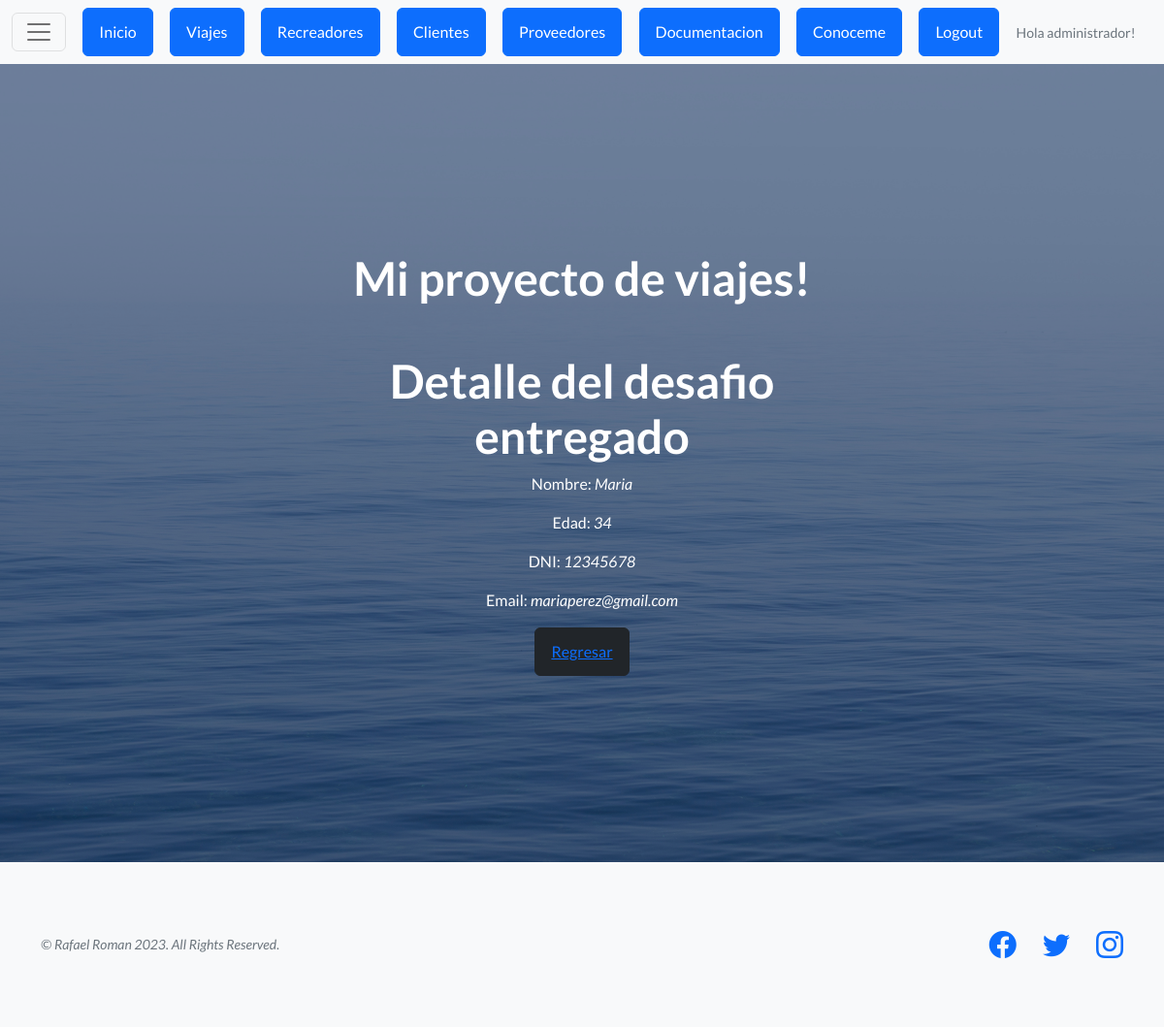
Page /proyecto/clientes/detalle//3/ (signed in) on the committed database.
### appexcursiones/models.py (models this page shows, shortened)
class Clientes(models.Model):
   nombre = models.CharField(max_length=50)
   apellido = models.CharField(max_length=50)
   dni = models.IntegerField()
   edad = models.IntegerField()
   email= models.EmailField(max_length=80)

### appexcursiones/views.py (the view)
# urls.py: path('clientes/detalle//<pk>/', views.ClientesDetailViews.as_view(), name="proyecto-clientes-detail"),
class ClientesDetailViews(LoginRequiredMixin, DetailView):
    model = Clientes
    template_name = "Appnuevo/clientes_detail.html"

### appexcursiones/templates/Appnuevo/clientes_detail.html
{% extends "Appnuevo/base.html" %}
{% load static %}
{% block contenido %}
<h1>Detalle del desafio entregado</h1>
<p>Nombre: <i>{{clientes.nombre}} {{recreadores.apellido}}</i></p>
<p>Edad: <i>{{clientes.edad}}</i></p>
<p>DNI: <i>{{clientes.dni}}</i></p>
<p>Email: <i>{{clientes.email}}</p>
<button type="button" class="btn btn-dark"><a href="{% url 'proyecto-clientes-list' %}">Regresar</a></button>
{% endblock contenido %}

### appexcursiones/templates/Appnuevo/base.html (shortened to what this page needs)
<!DOCTYPE html>
<html lang="en">
    <head>
        {% load static %}
        <link href="https://cdn.jsdelivr.net/npm/bootstrap-icons@1.5.0/font/bootstrap-icons.css" rel="stylesheet" type="text/css" />
        <link href="{% static 'Appnueva/css/styles.css' %}" rel="stylesheet" />
    </head>
    <body>
        <nav class="navbar navbar-light bg-light static-top">
            <div class="container-fluid">
                <button class="navbar-toggler" type="button" data-bs-toggle="collapse" data-bs-target="#navbarTogglerDemo01" aria-controls="navbarTogglerDemo01" aria-expanded="false" aria-label="Toggle navigation">
                 <span class="navbar-toggler-icon"></span>
                </button>
                <a class="btn btn-primary" href="{% url 'proyecto-inicio' %}">Inicio</a>
                <a class="btn btn-primary" href="{% url 'proyecto-viajes' %}">Viajes</a>
                <a class="btn btn-primary" href="{% url 'proyecto-recreadores-list' %}">Recreadores</a>
                <a class="btn btn-primary" href="{% url 'proyecto-clientes-list' %}">Clientes</a>
                <a class="btn btn-primary" href="{% url 'proyecto-proveedores-list' %}">Proveedores</a>
                <a class="btn btn-primary" href="{% url 'proyecto-documentacion-list' %}">Documentacion</a>
                <a class="btn btn-primary" href="{% url 'appdos-conoceme' %}">Conoceme</a>
                {% if request.user.is_authenticated %}
                    <a class="btn btn-primary" href="{% url 'auth-logout' %}">Logout</a>
                    <p class="small text-muted mb-4 mb-lg-0">Hola {{request.user.username}}!</p>
                {% else %}
                    <a class="btn btn-primary" href="{% url 'auth-login' %}">Login</a>
                    <p class="small text-muted mb-4 mb-lg-0">Hola Visitante</p>
                {% endif %}
            </div>
        </nav>
        <header class="masthead">
            <div class="container position-relative">
                <div class="row justify-content-center">
                    <div class="col-xl-6">
                        <div class="text-center text-white">
                            <h1 class="mb-5">Mi proyecto de viajes!</h1>
                            {% block  contenido %}
                            {% endblock  %}
                        </div>
                    </div>
                </div>
            </div>
        </header>
        <footer class="footer bg-light">
            <div class="container">
                <div class="row">
                    <div class="col-lg-6 h-100 text-center text-lg-start my-auto">
                        <p class="text-muted small mb-4 mb-lg-0">&copy; Rafael Roman 2023. All Rights Reserved.</p>
                    </div>
                    <div class="col-lg-6 h-100 text-center text-lg-end my-auto">
                        <ul class="list-inline mb-0">
                            <li class="list-inline-item me-4">
                                <a href="#!"><i class="bi-facebook fs-3"></i></a>
                            </li>
                            <li class="list-inline-item me-4">
                                <a href="#!"><i class="bi-twitter fs-3"></i></a>
                            </li>
                            <li class="list-inline-item">
                                <a href="#!"><i class="bi-instagram fs-3"></i></a>
                            </li>
                        </ul>
                    </div>
                </div>
            </div>
        </footer>
    </body>
</html>

### rows in the picture
Clientes: nombre "Maria", edad "34", dni "12345678", email "mariaperez@gmail.com"

### other values in the picture
{{ request.user.username }} "administrador"
